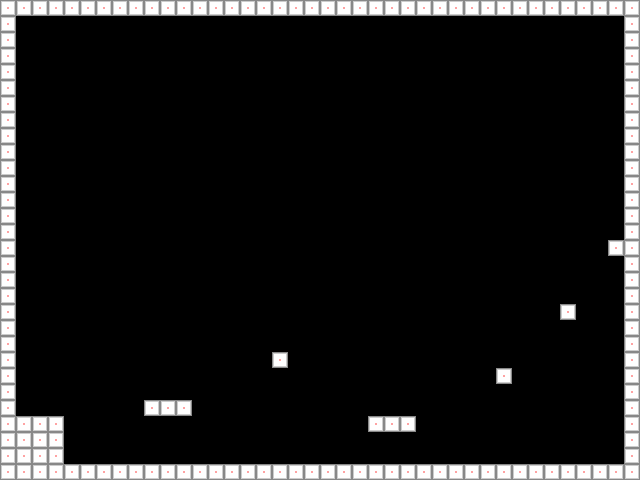

A 2D game scene composited from a Tiled map and its tileset images. What follows is a short description and the map's XML, with every tile layer's data as written:
An orthogonal 40x30 tile map with 16x16 px tiles, 1 tile layer (Tile Layer 1).

<map version="1.4" tiledversion="1.4.2" orientation="orthogonal" renderorder="right-down" width="40" height="30" tilewidth="16" tileheight="16" infinite="0" nextlayerid="2" nextobjectid="1">
 <tileset firstgid="1" source="TestBlock.tsx" />
 <layer id="1" name="Tile Layer 1" width="40" height="30">
  <data encoding="csv">
1,1,1,1,1,1,1,1,1,1,1,1,1,1,1,1,1,1,1,1,1,1,1,1,1,1,1,1,1,1,1,1,1,1,1,1,1,1,1,1,
1,0,0,0,0,0,0,0,0,0,0,0,0,0,0,0,0,0,0,0,0,0,0,0,0,0,0,0,0,0,0,0,0,0,0,0,0,0,0,1,
1,0,0,0,0,0,0,0,0,0,0,0,0,0,0,0,0,0,0,0,0,0,0,0,0,0,0,0,0,0,0,0,0,0,0,0,0,0,0,1,
1,0,0,0,0,0,0,0,0,0,0,0,0,0,0,0,0,0,0,0,0,0,0,0,0,0,0,0,0,0,0,0,0,0,0,0,0,0,0,1,
1,0,0,0,0,0,0,0,0,0,0,0,0,0,0,0,0,0,0,0,0,0,0,0,0,0,0,0,0,0,0,0,0,0,0,0,0,0,0,1,
1,0,0,0,0,0,0,0,0,0,0,0,0,0,0,0,0,0,0,0,0,0,0,0,0,0,0,0,0,0,0,0,0,0,0,0,0,0,0,1,
1,0,0,0,0,0,0,0,0,0,0,0,0,0,0,0,0,0,0,0,0,0,0,0,0,0,0,0,0,0,0,0,0,0,0,0,0,0,0,1,
1,0,0,0,0,0,0,0,0,0,0,0,0,0,0,0,0,0,0,0,0,0,0,0,0,0,0,0,0,0,0,0,0,0,0,0,0,0,0,1,
1,0,0,0,0,0,0,0,0,0,0,0,0,0,0,0,0,0,0,0,0,0,0,0,0,0,0,0,0,0,0,0,0,0,0,0,0,0,0,1,
1,0,0,0,0,0,0,0,0,0,0,0,0,0,0,0,0,0,0,0,0,0,0,0,0,0,0,0,0,0,0,0,0,0,0,0,0,0,0,1,
1,0,0,0,0,0,0,0,0,0,0,0,0,0,0,0,0,0,0,0,0,0,0,0,0,0,0,0,0,0,0,0,0,0,0,0,0,0,0,1,
1,0,0,0,0,0,0,0,0,0,0,0,0,0,0,0,0,0,0,0,0,0,0,0,0,0,0,0,0,0,0,0,0,0,0,0,0,0,0,1,
1,0,0,0,0,0,0,0,0,0,0,0,0,0,0,0,0,0,0,0,0,0,0,0,0,0,0,0,0,0,0,0,0,0,0,0,0,0,0,1,
1,0,0,0,0,0,0,0,0,0,0,0,0,0,0,0,0,0,0,0,0,0,0,0,0,0,0,0,0,0,0,0,0,0,0,0,0,0,0,1,
1,0,0,0,0,0,0,0,0,0,0,0,0,0,0,0,0,0,0,0,0,0,0,0,0,0,0,0,0,0,0,0,0,0,0,0,0,0,0,1,
1,0,0,0,0,0,0,0,0,0,0,0,0,0,0,0,0,0,0,0,0,0,0,0,0,0,0,0,0,0,0,0,0,0,0,0,0,0,1,1,
1,0,0,0,0,0,0,0,0,0,0,0,0,0,0,0,0,0,0,0,0,0,0,0,0,0,0,0,0,0,0,0,0,0,0,0,0,0,0,1,
1,0,0,0,0,0,0,0,0,0,0,0,0,0,0,0,0,0,0,0,0,0,0,0,0,0,0,0,0,0,0,0,0,0,0,0,0,0,0,1,
1,0,0,0,0,0,0,0,0,0,0,0,0,0,0,0,0,0,0,0,0,0,0,0,0,0,0,0,0,0,0,0,0,0,0,0,0,0,0,1,
1,0,0,0,0,0,0,0,0,0,0,0,0,0,0,0,0,0,0,0,0,0,0,0,0,0,0,0,0,0,0,0,0,0,0,1,0,0,0,1,
1,0,0,0,0,0,0,0,0,0,0,0,0,0,0,0,0,0,0,0,0,0,0,0,0,0,0,0,0,0,0,0,0,0,0,0,0,0,0,1,
1,0,0,0,0,0,0,0,0,0,0,0,0,0,0,0,0,0,0,0,0,0,0,0,0,0,0,0,0,0,0,0,0,0,0,0,0,0,0,1,
1,0,0,0,0,0,0,0,0,0,0,0,0,0,0,0,0,1,0,0,0,0,0,0,0,0,0,0,0,0,0,0,0,0,0,0,0,0,0,1,
1,0,0,0,0,0,0,0,0,0,0,0,0,0,0,0,0,0,0,0,0,0,0,0,0,0,0,0,0,0,0,1,0,0,0,0,0,0,0,1,
1,0,0,0,0,0,0,0,0,0,0,0,0,0,0,0,0,0,0,0,0,0,0,0,0,0,0,0,0,0,0,0,0,0,0,0,0,0,0,1,
1,0,0,0,0,0,0,0,0,1,1,1,0,0,0,0,0,0,0,0,0,0,0,0,0,0,0,0,0,0,0,0,0,0,0,0,0,0,0,1,
1,1,1,1,0,0,0,0,0,0,0,0,0,0,0,0,0,0,0,0,0,0,0,1,1,1,0,0,0,0,0,0,0,0,0,0,0,0,0,1,
1,1,1,1,0,0,0,0,0,0,0,0,0,0,0,0,0,0,0,0,0,0,0,0,0,0,0,0,0,0,0,0,0,0,0,0,0,0,0,1,
1,1,1,1,0,0,0,0,0,0,0,0,0,0,0,0,0,0,0,0,0,0,0,0,0,0,0,0,0,0,0,0,0,0,0,0,0,0,0,1,
1,1,1,1,1,1,1,1,1,1,1,1,1,1,1,1,1,1,1,1,1,1,1,1,1,1,1,1,1,1,1,1,1,1,1,1,1,1,1,1
</data>
 </layer>
</map>